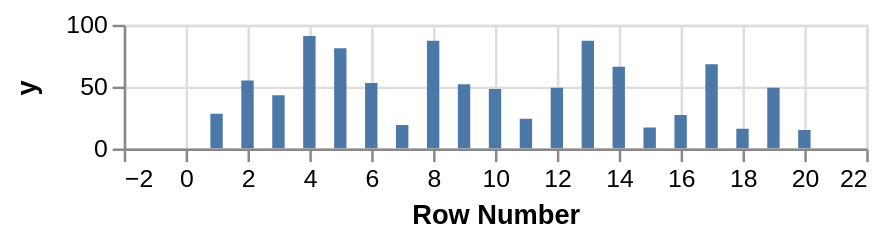

Vega-Lite specification for this chart:
### Vega specification from a JSON file in a GitHub repository (floating-point values rounded to 4 significant figures)
{"$schema": "https://vega.github.io/schema/vega/v3.0.json", "description": "Bar graph showing the row number for each of the cells", "autosize": "pad", "padding": 5, "width": 300, "height": 50, "style": "cell", "data": [{"name": "source_0", "values": [{"x": 1, "y": 28}, {"x": 2, "y": 55}, {"x": 3, "y": 43}, {"x": 4, "y": 91}, {"x": 5, "y": 81}, {"x": 6, "y": 53}, {"x": 7, "y": 19}, {"x": 8, "y": 87}, {"x": 9, "y": 52}, {"x": 10, "y": 48}, {"x": 11, "y": 24}, {"x": 12, "y": 49}, {"x": 13, "y": 87}, {"x": 14, "y": 66}, {"x": 15, "y": 17}, {"x": 16, "y": 27}, {"x": 17, "y": 68}, {"x": 18, "y": 16}, {"x": 19, "y": 49}, {"x": 20, "y": 15}]}, {"name": "data_0", "source": "source_0", "transform": [{"type": "formula", "expr": "datum.y - 50", "as": "ny"}, {"type": "window", "params": [null], "as": ["RowNumber"], "ops": ["row_number"], "fields": [null], "sort": {"field": [], "order": []}}, {"type": "formula", "expr": "toNumber(datum[\"RowNumber\"])", "as": "RowNumber"}, {"type": "formula", "expr": "toNumber(datum[\"y\"])", "as": "y"}, {"type": "filter", "expr": "datum[\"RowNumber\"] !== null && !isNaN(datum[\"RowNumber\"]) && datum[\"y\"] !== null && !isNaN(datum[\"y\"])"}]}], "marks": [{"name": "layer_0_marks", "type": "rect", "clip": true, "style": ["bar"], "from": {"data": "data_0"}, "encode": {"update": {"fill": {"value": "#4c78a8"}, "xc": {"scale": "x", "field": "RowNumber"}, "width": {"value": 5}, "y": {"scale": "y", "field": "y"}, "y2": {"scale": "y", "value": 0}}}}], "scales": [{"name": "x", "type": "linear", "domain": {"data": "data_0", "field": "RowNumber"}, "range": [0, {"signal": "width"}], "nice": true, "zero": true, "padding": 5}, {"name": "y", "type": "linear", "domain": {"data": "data_0", "field": "y"}, "range": [{"signal": "height"}, 0], "nice": true, "zero": true}], "axes": [{"title": "Row Number", "scale": "x", "orient": "bottom", "labelFlush": true, "labelOverlap": true, "tickCount": {"signal": "ceil(width/40)"}, "zindex": 1}, {"scale": "x", "orient": "bottom", "domain": false, "grid": true, "labels": false, "maxExtent": 0, "minExtent": 0, "tickCount": {"signal": "ceil(width/40)"}, "ticks": false, "zindex": 0, "gridScale": "y"}, {"title": "y", "scale": "y", "orient": "left", "labelOverlap": true, "tickCount": {"signal": "ceil(height/40)"}, "zindex": 1}, {"scale": "y", "orient": "left", "domain": false, "grid": true, "labels": false, "maxExtent": 0, "minExtent": 0, "tickCount": {"signal": "ceil(height/40)"}, "ticks": false, "zindex": 0, "gridScale": "x"}], "config": {"axisY": {"minExtent": 30}}}
